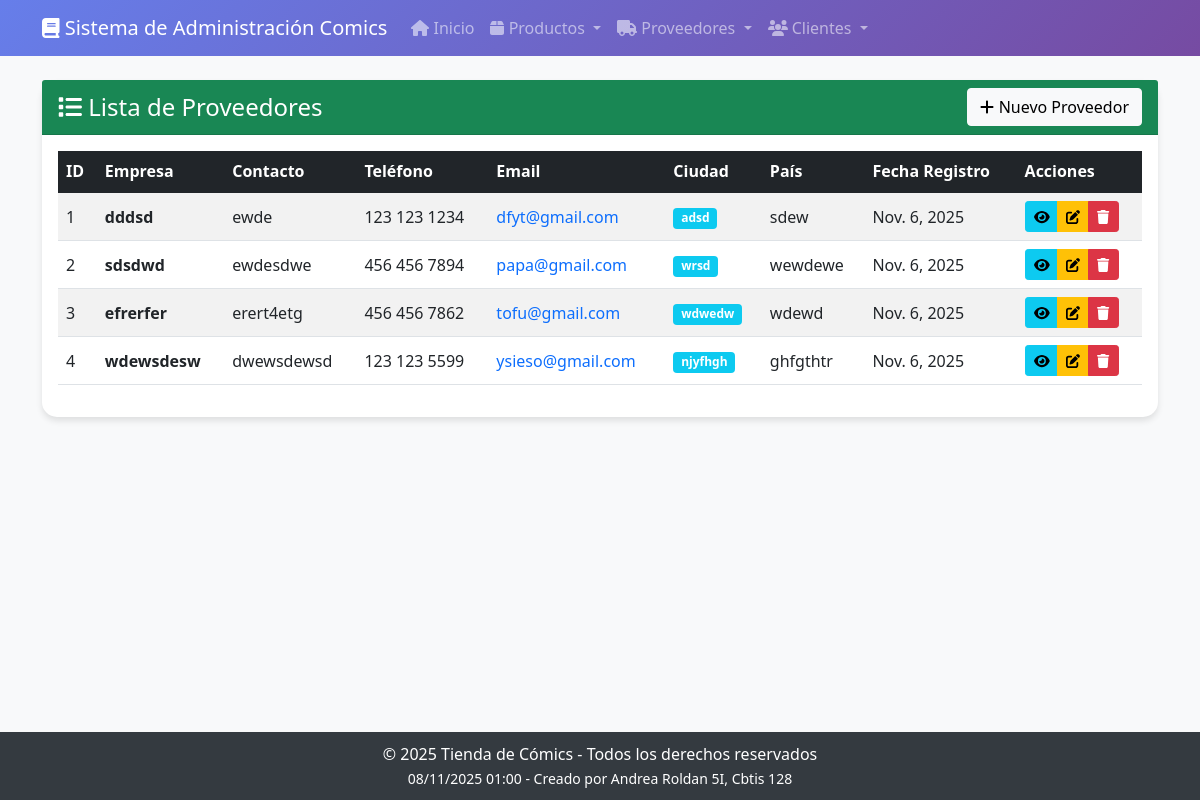
Screenshot of /proveedores/ with the database file from the repository.
### app_Comics/models.py (models this page shows, shortened)
class Proveedor(models.Model):
    nombre_Empresa = models.CharField(max_length=100)
    nombre_Contacto = models.CharField(max_length=100)
    telefono_Contacto = models.CharField(max_length=15)
    email_Contacto = models.EmailField(unique=True)
    direccion = models.CharField(max_length=255)
    ciudad = models.CharField(max_length=100)
    pais = models.CharField(max_length=100)
    fecha_registro = models.DateField(auto_now_add=True)

### app_Comics/views.py (the view)
# urls.py: path('proveedores/', views.ver_Proveedores, name='ver_Proveedores'),
def ver_Proveedores(request):
    proveedores = Proveedor.objects.all()
    return render(request, 'Proveedor/ver_Proveedor.html', {'proveedores': proveedores})

### app_Comics/templates/Proveedor/ver_Proveedor.html (shortened to what this page needs)
{% extends 'base.html' %}
{% block content %}
<div class="card">
    <div class="card-header bg-success text-white d-flex justify-content-between align-items-center">
        <h4 class="mb-0"><i class="fas fa-list"></i> Lista de Proveedores</h4>
        <a href="{% url 'agregar_Proveedor' %}" class="btn btn-light">
            <i class="fas fa-plus"></i> Nuevo Proveedor
        </a>
    </div>
    <div class="card-body">
        {% if proveedores %}
        <div class="table-responsive">
            <table class="table table-striped table-hover align-middle">
                <thead class="table-dark">
                    <tr>
                        <th>ID</th>
                        <th>Empresa</th>
                        <th>Contacto</th>
                        <th>Teléfono</th>
                        <th>Email</th>
                        <th>Ciudad</th>
                        <th>País</th>
                        <th>Fecha Registro</th>
                        <th>Acciones</th>
                    </tr>
                </thead>
                <tbody>
                    {% for proveedor in proveedores %}
                    <tr>
                        <td>{{ proveedor.id }}</td>
                        <td><strong>{{ proveedor.nombre_Empresa }}</strong></td>
                        <td>{{ proveedor.nombre_Contacto }}</td>
                        <td>{{ proveedor.telefono_Contacto }}</td>
                        <td>
                            <a href="mailto:{{ proveedor.email_Contacto }}" class="text-decoration-none">
                                {{ proveedor.email_Contacto }}
                            </a>
                        </td>
                        <td>
                            <span class="badge bg-info">{{ proveedor.ciudad }}</span>
                        </td>
                        <td>{{ proveedor.pais }}</td>
                        <td>{{ proveedor.fecha_registro }}</td>
                        <td>
                            <div class="btn-group btn-group-sm" role="group">
                                <button type="button" class="btn btn-info" data-bs-toggle="modal" data-bs-target="#modalProveedor{{ proveedor.id }}" title="Ver detalles">
                                    <i class="fas fa-eye"></i>
                                </button>
                                <a href="{% url 'actualizar_Proveedor' proveedor.id %}" class="btn btn-warning" title="Editar">
                                    <i class="fas fa-edit"></i>
                                </a>
                                <a href="{% url 'borrar_Proveedor' proveedor.id %}" class="btn btn-danger" title="Eliminar">
                                    <i class="fas fa-trash"></i>
                                </a>
                            </div>
                        </td>
                    </tr>
                    {% endfor %}
                </tbody>
            </table>
        </div>
        {% endif %}
    </div>
</div>
{% endblock %}

### app_Comics/templates/base.html (shortened to what this page needs)
<!DOCTYPE html>
<html lang="es">
<head>
    <link href="https://cdn.jsdelivr.net/npm/bootstrap@5.1.3/dist/css/bootstrap.min.css" rel="stylesheet">
    <link href="https://cdnjs.cloudflare.com/ajax/libs/font-awesome/6.0.0/css/all.min.css" rel="stylesheet">
</head>
<body>
    {% include 'navbar.html' %}
    <div class="container mt-4">
        {% block content %}
        {% endblock %}
    </div>
    {% include 'footer.html' %}
</body>
</html>

### app_Comics/templates/navbar.html (shortened to what this page needs)
<nav class="navbar navbar-expand-lg navbar-dark">
    <div class="container">
        <a class="navbar-brand" href="{% url 'inicio_comics' %}">
            <i class="fas fa-book"></i> Sistema de Administración Comics
        </a>
        <div class="collapse navbar-collapse" id="navbarNav">
            <ul class="navbar-nav me-auto">
                <li class="nav-item">
                    <a class="nav-link" href="{% url 'inicio_comics' %}">
                        <i class="fas fa-home"></i> Inicio
                    </a>
                </li>
                <li class="nav-item dropdown">
                    <a class="nav-link dropdown-toggle" href="#" id="productosDropdown" role="button" data-bs-toggle="dropdown">
                        <i class="fas fa-box"></i> Productos
                    </a>
                </li>
                <li class="nav-item dropdown">
                    <a class="nav-link dropdown-toggle" href="#" id="proveedoresDropdown" role="button" data-bs-toggle="dropdown">
                        <i class="fas fa-truck"></i> Proveedores
                    </a>
                </li>
                <li class="nav-item dropdown">
                    <a class="nav-link dropdown-toggle" href="#" id="clientesDropdown" role="button" data-bs-toggle="dropdown">
                        <i class="fas fa-users"></i> Clientes
                    </a>
                </li>
            </ul>
        </div>
    </div>
</nav>

### app_Comics/templates/footer.html
<footer class="footer">
    <div class="container text-center">
        <span>&copy; {% now "Y" %} Tienda de Cómics - Todos los derechos reservados</span>
        <br>
        <small>{% now "d/m/Y H:i" %} - Creado por Andrea Roldan 5I, Cbtis 128</small>
    </div>
</footer>

### app_Comics/templates/base.html (style rules this page uses)
body { background-color: #f8f9fa; font-family: 'Segoe UI', Tahoma, Geneva, Verdana, sans-serif; padding-bottom: 100px; }
.navbar { background: linear-gradient(135deg, #667eea 0%, #764ba2 100%); }
.footer { background-color: #343a40; color: white; position: fixed; bottom: 0; width: 100%; padding: 10px 0; }
.card { border: none; border-radius: 15px; box-shadow: 0 4px 6px rgba(0,0,0,0.1); transition: transform 0.3s ease; margin-bottom: 20px; }

### rows the page displays
Proveedor: id "1", nombre_Empresa "dddsd", nombre_Contacto "ewde", telefono_Contacto "123 123 1234", email_Contacto "dfyt@gmail.com", ciudad "adsd", pais "sdew", fecha_registro "Nov. 6, 2025"
Proveedor: id "2", nombre_Empresa "sdsdwd", nombre_Contacto "ewdesdwe", telefono_Contacto "456 456 7894", email_Contacto "papa@gmail.com", ciudad "wrsd", pais "wewdewe", fecha_registro "Nov. 6, 2025"
Proveedor: id "3", nombre_Empresa "efrerfer", nombre_Contacto "erert4etg", telefono_Contacto "456 456 7862", email_Contacto "tofu@gmail.com", ciudad "wdwedw", pais "wdewd", fecha_registro "Nov. 6, 2025"
Proveedor: id "4", nombre_Empresa "wdewsdesw", nombre_Contacto "dwewsdewsd", telefono_Contacto "123 123 5599", email_Contacto "ysieso@gmail.com", ciudad "njyfhgh", pais "ghfgthtr", fecha_registro "Nov. 6, 2025"
